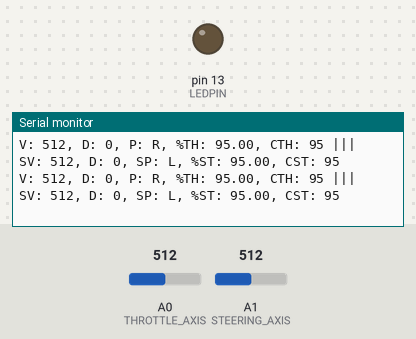
Bench run of a sketch on a simulated Arduino Uno, built with avr-gcc and run on an emulated ATmega328P. Parts: output pins drawn as LEDs (lit = HIGH), the last lines printed to the serial monitor. Inputs (shaded band) come from the test bench; at power-on: A0 (THROTTLE_AXIS) = 512, A1 (STEERING_AXIS) = 512. No radio packets arrive unless stated.

Above: at 1.2 s.
1.3 s: A0 (THROTTLE_AXIS) set to 537
At 1.42 s:
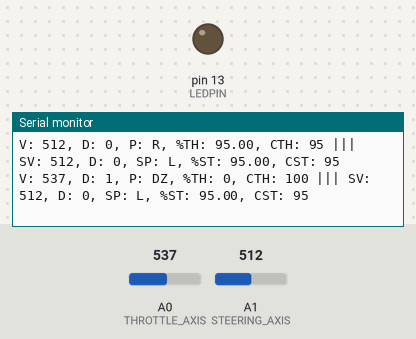
3.3 s: A1 (STEERING_AXIS) set to 530
At 4.3 s:
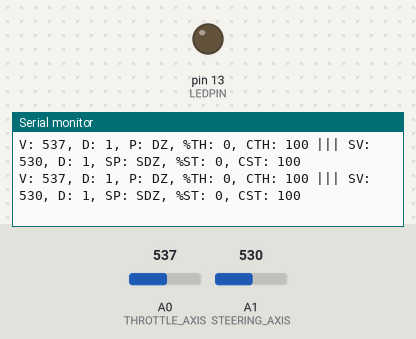

The sketch:

transmitter.ino
```cpp
/*
  https://dronebotworkshop.com
*/

#include <stdlib.h>

// Include RadioHead Amplitude Shift Keying Library
#include <RH_ASK.h>
// Include dependant SPI Library
#include <SPI.h>

// Create Amplitude Shift Keying Object
#define TX_PIN 2
#define RX_PIN 3
RH_ASK rf_driver(4000, RX_PIN, TX_PIN);

// Remote control stuffs
#define THROTTLE_AXIS A0
#define THROTTLE_UPPER 950
#define THROTTLE_CENTER 535
#define THROTTLE_LOWER 30
#define THROTTLE_DEADZONE 2 // %

#define STEERING_AXIS A1
#define STEERING_UPPER 950
#define STEERING_CENTER 532
#define STEERING_LOWER 50
#define STEERING_DEADZONE 2 // %

#define LEDPIN 13

boolean debug = true;

void setup()
{
  pinMode(LEDPIN, OUTPUT);

  // Initialize ASK Object
  rf_driver.init();
  Serial.begin(9600);
}


boolean isReverse(int value, int center, int deadzone_threshold)
{
  float ratio = float(center) / float(value);
  float deadzone = float(deadzone_threshold) / float(100);
  return (ratio > (1 + deadzone));
}

boolean isForward(int value, int center, int deadzone_threshold)
{
  float ratio = float(center) / float(value);
  float deadzone = float(deadzone_threshold) / float(100);
  return (ratio < (1 - deadzone));
}

boolean isLeft(int value, int center, int deadzone_threshold)
{
  return isReverse(value, center, deadzone_threshold);
}

boolean isRight(int value, int center, int deadzone_threshold)
{
  return isForward(value, center, deadzone_threshold);
}

boolean isDeadZone(int value, int center, int deadzone_threshold)
{
  float ratio = float(center) / float(value);
  float deadzone = float(deadzone_threshold) / float(100);
  return (ratio > (1 - deadzone) && (ratio < (1 + deadzone)));
}

// map(potValue, 0, 1023, 0, 179)
float percentile(int value, int lower, int upper, boolean reverse=false)
{
  float percent = (float(value) - float(lower)) / (float(upper) - float(lower)) * 100;
  if (reverse) {
    percent = 100 - percent;
  }
  if (percent > float(100)) {
    return float(100);
  }
  if (percent < float(0)) {
    return float(0);
  }
  return percent;
}


// Throttle is 100 for neutral
// 0 for reverse full speed.
// 200 full speed forward
int calculateThrottle() {

  int throttleSpeed = 100;
  int sensorValue = analogRead(THROTTLE_AXIS);
  boolean deadZone = isDeadZone(sensorValue, THROTTLE_CENTER, THROTTLE_DEADZONE);
  if (debug) Serial.print("V: " + String(sensorValue) + ", D: " + String(deadZone));

  // Forward
  if (isForward(sensorValue, THROTTLE_CENTER, THROTTLE_DEADZONE)) {
    float percentileThrottle = int(percentile(sensorValue, THROTTLE_CENTER, THROTTLE_UPPER));
    if (debug) Serial.print(", P: F, %TH: " + String(percentileThrottle));
    throttleSpeed = 100 + percentileThrottle;
  }

  // Reverse
  if (isReverse(sensorValue, THROTTLE_CENTER, THROTTLE_DEADZONE)) {
    float percentileThrottle = int(percentile(sensorValue, THROTTLE_LOWER, THROTTLE_CENTER));
    if (debug) Serial.print(", P: R, %TH: " + String(percentileThrottle));
    throttleSpeed = percentileThrottle;
  }

  // Check if within deadzone
  if (deadZone) {
    if (debug) Serial.print(", P: DZ, %TH: 0");
    throttleSpeed = 100;
  }

  int currentThrottle = throttleSpeed;
  if (debug) Serial.print(", CTH: " + String(currentThrottle));
  return currentThrottle;
}


// Throttle is 100 for neutral
// 0 for reverse full left.
// 200 full right
int calculateSteering() {
  int steering = 100;
  int sensorValue = analogRead(STEERING_AXIS);
  boolean deadZone = isDeadZone(sensorValue,STEERING_CENTER,STEERING_DEADZONE);
  if (debug) Serial.print(" ||| SV: " + String(sensorValue) + ", D: " + String(deadZone));

  // Right
  if (isRight(sensorValue, STEERING_CENTER, STEERING_DEADZONE)) {
    float percentileSteering = int(percentile(sensorValue, STEERING_CENTER, STEERING_UPPER));
    if (debug) Serial.print(", SP: R, %ST: " + String(percentileSteering));
    steering = 100 + percentileSteering;
  }

  // Left
  if (isLeft(sensorValue, STEERING_CENTER, STEERING_DEADZONE)) {
    float percentileSteering = int(percentile(sensorValue, STEERING_LOWER, STEERING_CENTER));
    if (debug) Serial.print(", SP: L, %ST: " + String(percentileSteering));
    steering = percentileSteering;
  }

  // Check if within deadzone
  if (deadZone) {
    if (debug) Serial.print(", SP: SDZ, %ST: 0");
    steering = 100;
  }

  int currentSteering = steering;
  if (debug) Serial.println(", CST: " + String(currentSteering));
  return currentSteering;
}

// Axis are 0 - 200 where 100 is the center point
// Delimiter is the | character
// Separator is :
void sendMessage()
{
  String msg = String(calculateThrottle()) + ":" + String(calculateSteering()) + "|";
  int str_len = msg.length() + 1;
  char char_array[str_len];
  msg.toCharArray(char_array, msg.length());

  rf_driver.send(char_array, str_len);
  if (!debug) Serial.println("Sending message: " + String(msg));
}

void loop()
{
  sendMessage();
  delay(10);
}
```

Measured:
- the behaviour switches between 524 and 525 on A0 (THROTTLE_AXIS) (found by bisection; images 0 and 1)
- the behaviour switches between 521 and 522 on A1 (STEERING_AXIS) (found by bisection; images 1 and 2)
- after the input at 1.3 s, the serial monitor: prints a new line after 0.11 s (image 1)
- after the input at 3.3 s, the serial monitor: prints a new line after 0.05 s (image 2)
